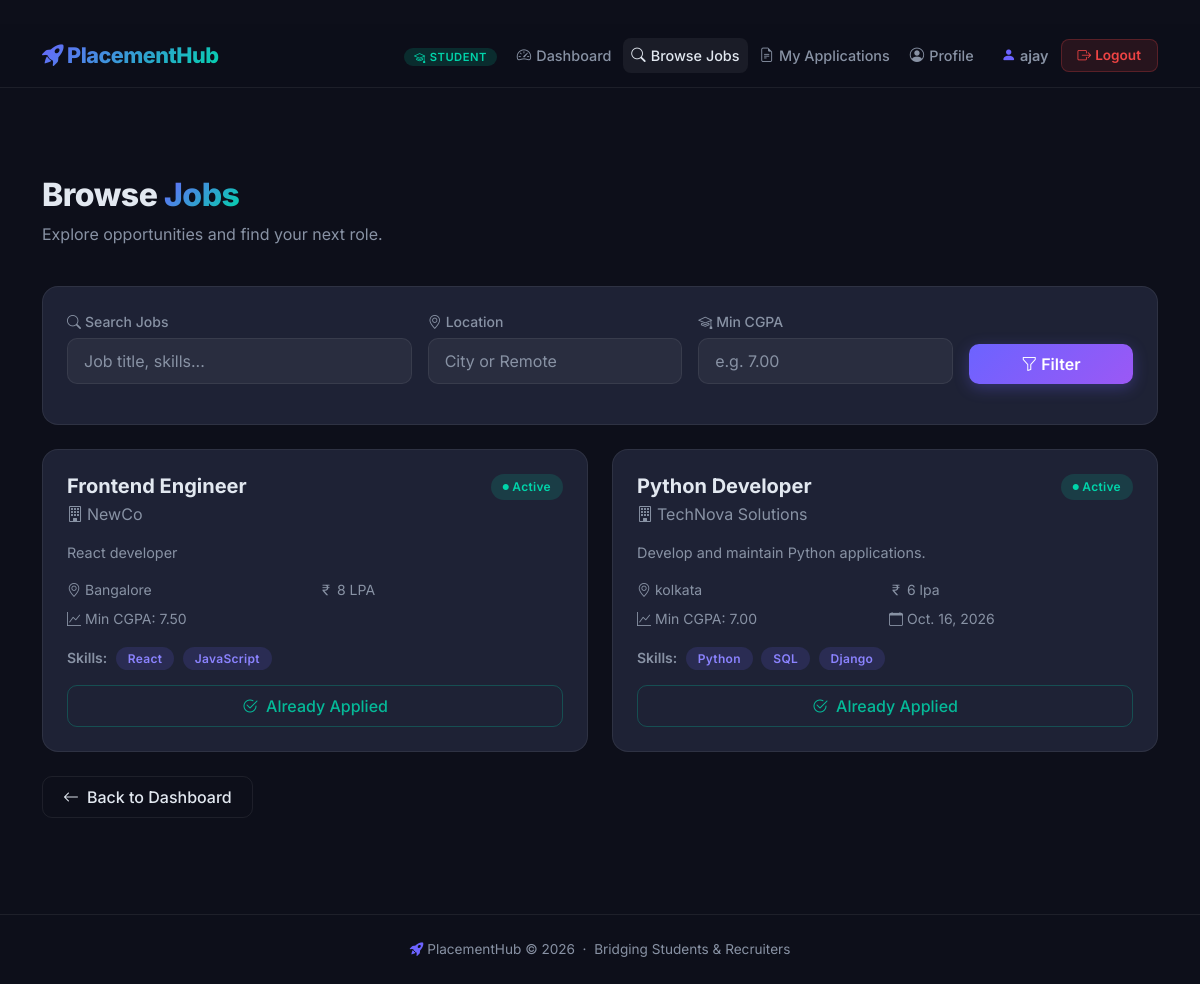
/jobs/browse/ (signed in), run on the app's committed database.
### accounts/models.py (models this page shows, shortened)
class User(AbstractUser):
    ROLE_CHOICES = [
        ('student', 'Student'),
        ('recruiter', 'Recruiter'),
    ]
    role = models.CharField(
        max_length=20,
        choices=ROLE_CHOICES,
        default='student'
    )

### jobs/models.py (models this page shows, shortened)
class Job(models.Model):
    company = models.ForeignKey(
        Company,
        on_delete=models.CASCADE,
        related_name="jobs"
    )
    title = models.CharField(max_length=150)
    description = models.TextField()
    required_skills = models.TextField()
    minimum_cgpa = models.DecimalField(
        max_digits=4,
        decimal_places=2,
        default=0
    )
    location = models.CharField(max_length=100, blank=True)
    salary = models.CharField(max_length=100, blank=True)
    deadline = models.DateField(null=True, blank=True)
    is_active = models.BooleanField(default=True)
    created_at = models.DateTimeField(auto_now_add=True)
    @property
    def skills_list(self):
        if not self.required_skills:
            return []
        return [s.strip() for s in self.required_skills.split(',') if s.strip()]

class Company(models.Model):
    recruiter = models.ForeignKey(
        settings.AUTH_USER_MODEL,
        on_delete=models.CASCADE,
        related_name="companies"
    )
    name = models.CharField(max_length=150)
    description = models.TextField(blank=True)
    website = models.URLField(blank=True)

### jobs/views.py (the view, shortened to what this page needs)
# urls.py: path('browse/', views.browse_jobs, name='browse_jobs'),
@login_required
def browse_jobs(request):
    if request.user.role != 'student':
        return redirect('home')
    jobs = Job.objects.filter(is_active=True).select_related('company')
    q = request.GET.get('q', '').strip()
    location = request.GET.get('location', '').strip()
    if location:
        jobs = jobs.filter(location__icontains=location)
    cgpa = request.GET.get('cgpa', '').strip()
    if cgpa:
        try:
            cgpa_val = float(cgpa)
            jobs = jobs.filter(minimum_cgpa__lte=cgpa_val)
        except ValueError:
            pass
    jobs = jobs.order_by('-created_at')
    applied_job_ids = set(
        Application.objects.filter(student=request.user).values_list('job_id', flat=True)
    )
    profile = getattr(request.user, 'student_profile', None)
    return render(
        request,
        'jobs/browse_jobs.html',
        {
            'jobs': jobs,
            'applied_job_ids': applied_job_ids,
            'profile': profile,
        }
    )

### jobs/templates/jobs/browse_jobs.html (shortened to what this page needs)
{% extends "core/base.html" %}
{% block nav_jobs %}active{% endblock %}
{% block content %}
<div class="container py-5">
  <div class="ph-page-header fade-in">
    <h2>Browse <span class="gradient-text">Jobs</span></h2>
    <p class="text-muted">Explore opportunities and find your next role.</p>
  </div>
  <div class="ph-card-flat p-4 mb-4 fade-in fade-in-delay-1">
    <form method="get" class="row g-3 align-items-end">
      <div class="col-md-4">
        <label class="form-label"><i class="bi bi-search me-1"></i>Search Jobs</label>
        <input type="text" name="q" value="{{ request.GET.q }}" class="form-control" placeholder="Job title, skills...">
      </div>
      <div class="col-md-3">
        <label class="form-label"><i class="bi bi-geo-alt me-1"></i>Location</label>
        <input type="text" name="location" value="{{ request.GET.location }}" class="form-control" placeholder="City or Remote">
      </div>
      <div class="col-md-3">
        <label class="form-label"><i class="bi bi-mortarboard me-1"></i>Min CGPA</label>
        <input type="number" name="cgpa" value="{{ request.GET.cgpa }}" class="form-control" step="0.01" min="0" max="10" placeholder="e.g. 7.00">
      </div>
      <div class="col-md-2">
        <button type="submit" class="btn btn-ph-primary w-100"><i class="bi bi-funnel me-1"></i>Filter</button>
      </div>
    </form>
  </div>
  <div class="row g-4 fade-in fade-in-delay-2">
    {% for job in jobs %}
    <div class="col-md-6">
      <div class="ph-card p-4 h-100 d-flex flex-column">
        <div class="d-flex justify-content-between align-items-start mb-3">
          <div>
            <h5 class="fw-bold mb-1">{{ job.title }}</h5>
            <p class="mb-0" style="color:var(--ph-muted);"><i class="bi bi-building me-1"></i>{{ job.company.name }}</p>
          </div>
          <span class="ph-badge ph-badge-active"><i class="bi bi-circle-fill" style="font-size:6px;vertical-align:middle;"></i> Active</span>
        </div>
        <p class="mb-3" style="color:var(--ph-muted); font-size:0.9rem; flex-grow:1;">{{ job.description|truncatewords:25 }}</p>
        <div class="row g-2 mb-3">
          {% if job.location %}
          <div class="col-6"><span class="small" style="color:var(--ph-muted);"><i class="bi bi-geo-alt me-1"></i>{{ job.location }}</span></div>
          {% endif %}
          {% if job.salary %}
          <div class="col-6"><span class="small" style="color:var(--ph-muted);"><i class="bi bi-currency-rupee me-1"></i>{{ job.salary }}</span></div>
          {% endif %}
          <div class="col-6"><span class="small" style="color:var(--ph-muted);"><i class="bi bi-graph-up me-1"></i>Min CGPA: {{ job.minimum_cgpa }}</span></div>
          {% if job.deadline %}
          <div class="col-6"><span class="small" style="color:var(--ph-muted);"><i class="bi bi-calendar me-1"></i>{{ job.deadline }}</span></div>
          {% endif %}
        </div>
        {% if job.skills_list %}
        <div class="mb-3">
          <span class="small fw-semibold" style="color:var(--ph-muted);">Skills:</span>
          {% for skill in job.skills_list|slice:":5" %}
          <span class="ph-badge ph-badge-new ms-1">{{ skill }}</span>
          {% endfor %}
        </div>
        {% elif job.required_skills %}
        <div class="mb-3">
          <span class="small fw-semibold" style="color:var(--ph-muted);">Skills:</span>
          <span class="small ms-1" style="color:var(--ph-muted);">{{ job.required_skills|truncatechars:50 }}</span>
        </div>
        {% endif %}
        {% if job.id in applied_job_ids %}
        <button type="button" class="btn btn-ph-outline w-100" disabled style="opacity:0.85;border-color:rgba(0,212,170,0.3);color:var(--ph-accent);">
          <i class="bi bi-check2-circle me-2"></i>Already Applied
        </button>
        {% endif %}
      </div>
    </div>
    {% endfor %}
  </div>
  <div class="mt-4">
    <a href="{% url 'student_dashboard' %}" class="btn btn-ph-outline"><i class="bi bi-arrow-left me-2"></i>Back to Dashboard</a>
  </div>
</div>
{% endblock %}

### core/templates/core/base.html (shortened to what this page needs)
﻿<!DOCTYPE html>
<html lang="en">
<head>
    <link href="https://cdn.jsdelivr.net/npm/bootstrap@5.3.3/dist/css/bootstrap.min.css" rel="stylesheet">
    <link href="https://cdn.jsdelivr.net/npm/bootstrap-icons@1.11.3/font/bootstrap-icons.min.css" rel="stylesheet">
</head>
<body>
    <nav class="ph-nav navbar navbar-expand-lg">
        <div class="container">
            <a class="navbar-brand" href="{% url 'home' %}">
                <i class="bi bi-rocket-takeoff-fill me-1"></i>PlacementHub
            </a>
            <div class="collapse navbar-collapse" id="navMenu">
                <ul class="navbar-nav ms-auto align-items-center gap-1">
                    {% if user.is_authenticated %}
                        <li class="nav-item me-2">
                            <span class="role-badge {% if user.role == 'student' %}student{% else %}recruiter{% endif %}">
                                <i class="bi {% if user.role == 'student' %}bi-mortarboard{% else %}bi-briefcase{% endif %} me-1"></i>{{ user.role|title }}
                            </span>
                        </li>
                        {% if user.role == 'student' %}
                            <li class="nav-item"><a class="nav-link {% block nav_dashboard %}{% endblock %}" href="{% url 'student_dashboard' %}"><i class="bi bi-speedometer2"></i>Dashboard</a></li>
                            <li class="nav-item"><a class="nav-link {% block nav_jobs %}{% endblock %}" href="{% url 'browse_jobs' %}"><i class="bi bi-search"></i>Browse Jobs</a></li>
                            <li class="nav-item"><a class="nav-link {% block nav_applications %}{% endblock %}" href="{% url 'my_applications' %}"><i class="bi bi-file-earmark-text"></i>My Applications</a></li>
                            <li class="nav-item"><a class="nav-link {% block nav_profile %}{% endblock %}" href="{% url 'student_profile' %}"><i class="bi bi-person-circle"></i>Profile</a></li>
                        {% endif %}
                        <li class="nav-item ms-2">
                            <span class="nav-link" style="color: var(--ph-text); font-weight: 600; font-size:0.9rem; cursor:default;">
                                <i class="bi bi-person-fill me-1" style="color: var(--ph-primary);"></i>{{ user.username }}
                            </span>
                        </li>
                        <li class="nav-item">
                            <form method="post" action="{% url 'logout' %}" class="d-inline">
                                <button type="submit" class="btn btn-logout"><i class="bi bi-box-arrow-right me-1"></i>Logout</button>
                            </form>
                        </li>
                    {% else %}
                        <li class="nav-item"><a class="nav-link" href="{% url 'login' %}"><i class="bi bi-box-arrow-in-right"></i>Login</a></li>
                        <li class="nav-item ms-1"><a class="btn btn-ph-primary btn-sm" href="{% url 'register' %}">Get Started</a></li>
                    {% endif %}
                </ul>
            </div>
        </div>
    </nav>
    <main>{% block content %}{% endblock %}</main>
    <footer class="ph-footer">
        <p class="mb-0"><i class="bi bi-rocket-takeoff-fill me-1" style="color: var(--ph-primary);"></i>PlacementHub &copy; 2026 &nbsp;&middot;&nbsp; Bridging Students &amp; Recruiters</p>
    </footer>
</body>
</html>

### core/templates/core/base.html (style rules this page uses)
:root { --ph-bg: #0d0f1a; --ph-surface: #161928; --ph-card: #1e2235; --ph-card-hover: #252840; --ph-border: rgba(255,255,255,0.07); --ph-primary: #6c63ff; --ph-primary-light: #8b83ff; --ph-accent: #00d4aa; --ph-accent2: #ff6b6b; --ph-gold: #fbbf24; --ph-text: #e2e8f0; --ph-muted: #8892a4; --ph-nav-height: 64px; }
* { box-sizing: border-box; }
body { font-family: 'Inter', sans-serif; background: var(--ph-bg); color: var(--ph-text); min-height: 100vh; display: flex; flex-direction: column; }
.ph-nav { background: rgba(13,15,26,0.97); backdrop-filter: blur(12px); border-bottom: 1px solid var(--ph-border); height: var(--ph-nav-height); position: sticky; top: 0; z-index: 1000; }
.ph-nav .navbar-brand { font-weight: 800; font-size: 1.35rem; background: linear-gradient(135deg, var(--ph-primary), var(--ph-accent)); -webkit-background-clip: text; -webkit-text-fill-color: transparent; background-clip: text; letter-spacing: -0.5px; }
.ph-nav .nav-link { color: var(--ph-muted) !important; font-weight: 500; font-size: 0.9rem; transition: color 0.2s; padding: 0.4rem 0.75rem; border-radius: 8px; }
.ph-nav .nav-link:hover, .ph-nav .nav-link.active { color: var(--ph-text) !important; background: rgba(255,255,255,0.06); }
.ph-nav .nav-link i { margin-right: 5px; }
.role-badge { font-size: 0.7rem; font-weight: 600; padding: 2px 10px; border-radius: 20px; text-transform: uppercase; letter-spacing: 0.5px; }
.role-badge.student { background: rgba(0,212,170,0.15); color: var(--ph-accent); }
.btn-ph-primary { background: linear-gradient(135deg, var(--ph-primary), #9b58f5); border: none; color: #fff; font-weight: 600; border-radius: 10px; padding: 0.5rem 1.25rem; transition: all 0.25s; box-shadow: 0 4px 15px rgba(108,99,255,0.3); }
.btn-ph-outline { background: transparent; border: 1px solid var(--ph-border); color: var(--ph-text); font-weight: 500; border-radius: 10px; padding: 0.5rem 1.25rem; transition: all 0.25s; }
.btn-logout { background: rgba(239,68,68,0.12); border: 1px solid rgba(239,68,68,0.25); color: #ef4444; font-weight: 600; border-radius: 8px; font-size: 0.85rem; padding: 0.35rem 1rem; transition: all 0.2s; }
.ph-card { background: var(--ph-card); border: 1px solid var(--ph-border); border-radius: 16px; transition: all 0.25s; }
.ph-card-flat { background: var(--ph-card); border: 1px solid var(--ph-border); border-radius: 16px; }
.ph-badge { padding: 4px 12px; border-radius: 20px; font-size: 0.75rem; font-weight: 600; letter-spacing: 0.3px; }
.ph-badge-active { background: rgba(0,212,170,0.15); color: var(--ph-accent); }
.ph-badge-new { background: rgba(108,99,255,0.15); color: var(--ph-primary-light); }
.form-control, .form-select { background: rgba(255,255,255,0.05) !important; border: 1px solid var(--ph-border) !important; color: var(--ph-text) !important; border-radius: 10px !important; padding: 0.6rem 1rem !important; transition: all 0.2s; }
.form-control::placeholder { color: var(--ph-muted) !important; }
.form-label { color: var(--ph-muted); font-size: 0.875rem; font-weight: 500; margin-bottom: 6px; }
.ph-page-header { padding: 2.5rem 0 1.5rem; }
.ph-page-header h1, .ph-page-header h2 { font-weight: 800; letter-spacing: -0.5px; }
.gradient-text { background: linear-gradient(135deg, var(--ph-primary), var(--ph-accent)); -webkit-background-clip: text; -webkit-text-fill-color: transparent; background-clip: text; }
.ph-footer { margin-top: auto; padding: 1.5rem 0; border-top: 1px solid var(--ph-border); text-align: center; color: var(--ph-muted); font-size: 0.85rem; }
main { flex: 1; padding: 0 0 3rem; }
.fade-in { animation: fadeInUp 0.4s ease both; }
.fade-in-delay-1 { animation-delay: 0.1s; }
.fade-in-delay-2 { animation-delay: 0.2s; }
.text-muted { color: var(--ph-muted) !important; }
a { color: var(--ph-primary-light); }

### data on the page
User: role "STUDENT", username "ajay"
Job: title "Frontend Engineer", company.name "NewCo", description "React developer", location "Bangalore", salary "8 LPA", minimum_cgpa "7.50", skills_list "React" "JavaScript", shows "Already Applied"
Job: title "Python Developer", company.name "TechNova Solutions", description "Develop and maintain Python applications.", location "kolkata", salary "6 lpa", minimum_cgpa "7.00", deadline "Oct. 16, 2026", skills_list "Python" "SQL" "Django", shows "Already Applied"
